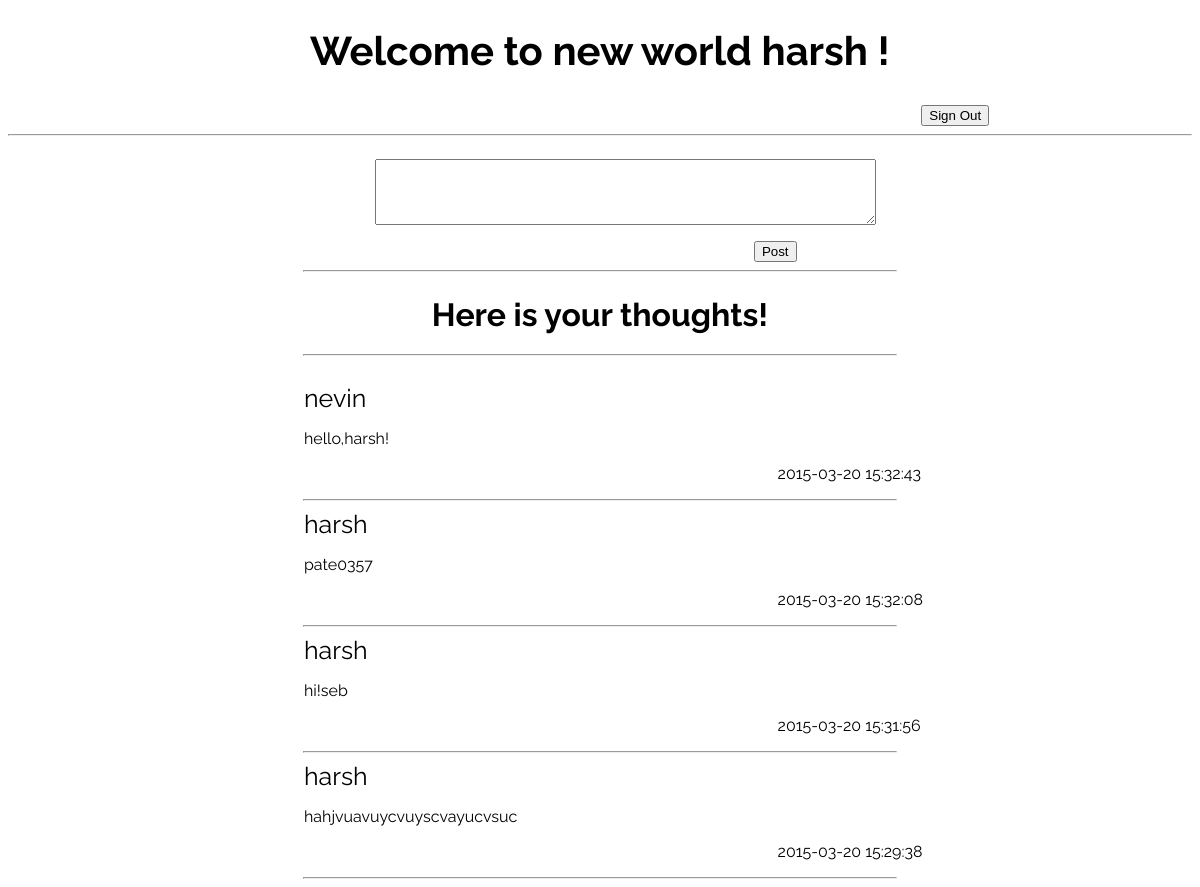
The app's page / (signed in) with its own data.
### tables this page shows
CREATE TABLE `users` (
`user_id` int(10) unsigned NOT NULL,
  `user_name` text NOT NULL,
  `user_hash` char(32) NOT NULL
);

CREATE TABLE `messages` (
`message_id` int(10) unsigned NOT NULL,
  `message_text` varchar(2000) NOT NULL,
  `user_id` int(10) unsigned NOT NULL,
  `time_stamp` timestamp NOT NULL DEFAULT CURRENT_TIMESTAMP
);

### login.php (the view, shortened to what this page needs)
<?PHP
function post()
{
    require('dbconfig.php');
$msg="";
$query = "SELECT messages.message_text,messages.time_stamp,users.user_name FROM messages INNER JOIN users ON messages.user_id=users.user_id ORDER BY message_id DESC ";
$result = $conn->query($query);
if ($result->num_rows > 0) {
    while($row = $result->fetch_assoc()) {
   $msg_txt= $row["message_text"];
    $msg_time= $row["time_stamp"];
    $user_name=$row["user_name"];
        $msg=$msg.'<div id="post_div">
                  <lable id="post_lable">' .$user_name.'</lable>
                   <p id="post_ptxt">' .$msg_txt.'</p>
                   <p id="post_ptime">' .$msg_time.'</p>
                   </div><hr width="50%">';
    }
     echo $msg;
    }
    }
?>

### css/style.css (style rules this page uses)
#post_div { font-family: 'Raleway', sans-serif; }
#post_lable { font-size: 25px; margin-left: 25%; }
#post_ptxt { width: 40%; margin-left: 25%; }
#post_ptime { width: 25%; margin-left: 65%; }

### records on screen
users: user_name "nevin"
messages: message_text "hello,harsh!", time_stamp "2015-03-20 15:32:43"
users: user_name "harsh harsh harsh"
messages: message_text "pate0357", time_stamp "2015-03-20 15:32:08"
messages: message_text "hi!seb", time_stamp "2015-03-20 15:31:56"
messages: message_text "hahjvuavuycvuyscvayucvsuc", time_stamp "2015-03-20 15:29:38"

### other values on screen
$_SESSION['login_user'] "harsh"
